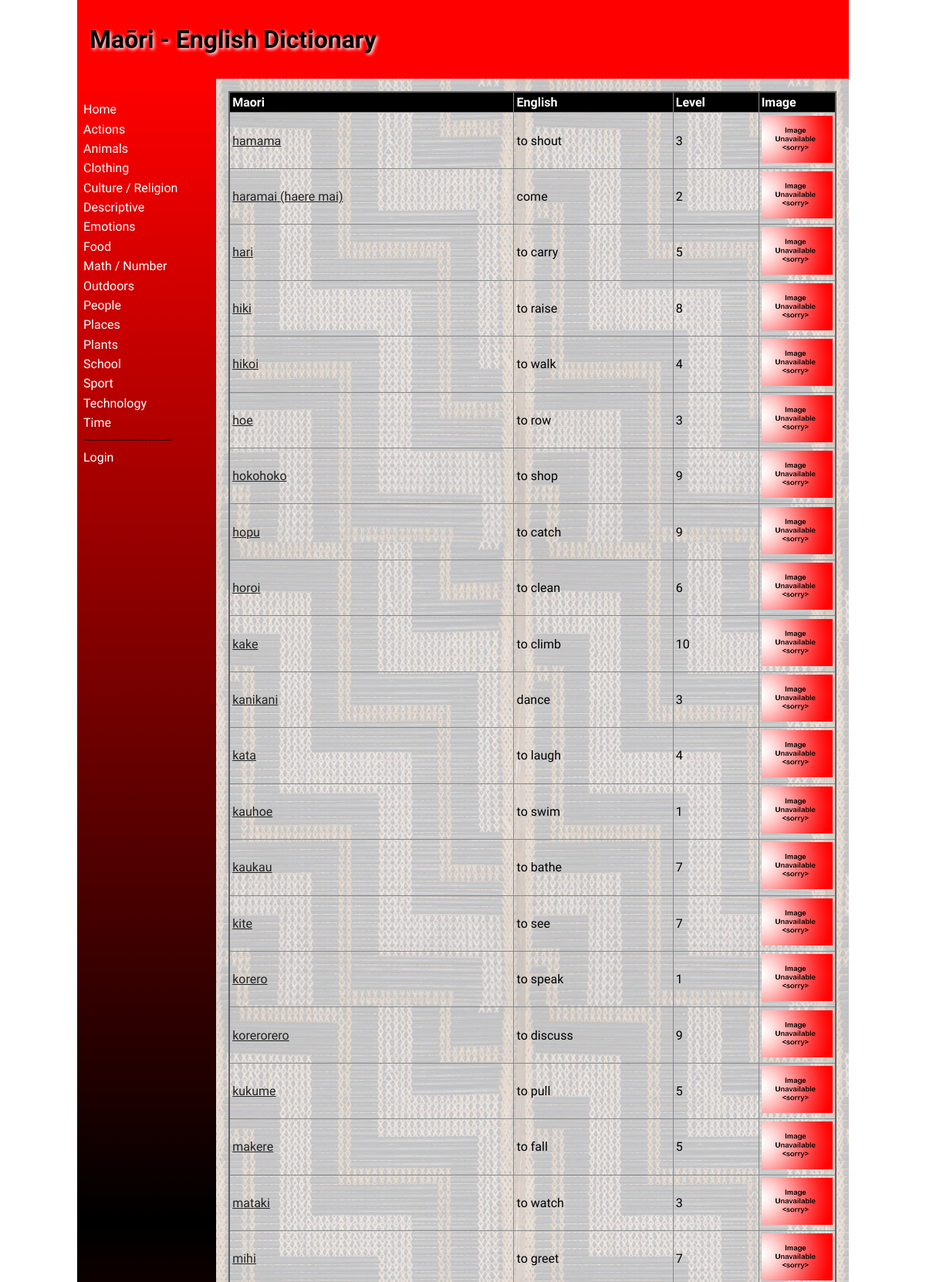
Page /category/1 (upper part) on the committed database.
### tables this page shows
CREATE TABLE categories
(
	id integer
		constraint categories_pk
			primary key autoincrement,
	name varchar(30)
);

CREATE TABLE "dictionary"
(
	id integer
		constraint dictionary_pk
			primary key autoincrement,
	maori_word varchar(30),
	definition varchar(50),
	level int,
	english_word varchar(30),
	image varchar(30),
	editor_id integer
		constraint dictionary_users_id_fk
			references users,
	editted varchar(30),
	cat_id integer
		references categories
			on update cascade on delete cascade
);

### app.py (the view)
@app.route('/category/<catID>')
def render_home1(catID):
    con = create_connection(DATABASE)
    query = "SELECT id, maori_word, english_word, image, level FROM dictionary WHERE cat_id=? ORDER BY maori_word ASC"
    cur = con.cursor()
    cur.execute(query, (catID, ))
    word_list = cur.fetchall()
    con.close()
    return render_template("category.html", logged_in=is_logged_in(), categories=get_categories(), words=word_list, teacher=is_teacher())

### app.py (called while the page is built)
def create_connection(db_file):
    try:
        connection = sqlite3.connect(db_file)
        return connection
    except Error as e:
        print(e)
    return None

def is_logged_in():
    if session.get("email") is None:
        print('Not Logged In')
        return False
    print('Logged In')
    return True

def is_teacher():
    if session.get("usertype") == "student":
        return False
    return True

def get_categories():
    con = create_connection(DATABASE)
    print(con)
    query = "SELECT id, name FROM categories ORDER BY name ASC"
    cur = con.cursor()
    cur.execute(query)
    category_list = cur.fetchall()
    con.close()
    return category_list

### templates/category.html (shortened to what this page needs)
{% extends 'base.html' %}
{% block heading %}Maōri - English Dictionary{% endblock %}
{% block main %}
<table>
    <tr>
        <th>Maori</th>
        <th>English</th>
        <th>Level</th>
        <th>Image</th>
    </tr>
    {% for word in words %}
    <tr>
        <td><a href="/word/{{ word[0] }}">{{ word[1] }}</a></td>
        <td>{{ word[2] }}</td>
        <td>{{ word[4] }}</td>
        <td width="100"><img src="/static/images/{{ word[3] }}"></td>
    </tr>
    {% endfor %}
</table>
{% endblock %}

### templates/base.html (shortened to what this page needs)
<!doctype html>
<html lang="en">
<head>
    <link href="{{ url_for('static', filename='css/style.css') }}" rel="stylesheet">
</head>
<body>
<div id="container">
    <header>
        <h1>{% block heading %}{% endblock %}</h1>
    </header>
    <nav>
        <ul>
            <li><a href="\">Home</a></li>
            {% for category in categories %}
            <li><a href="/category/{{category[0]}}">{{category[1]}}</a></li>
            {% endfor %}
            --------------------------
            {% if logged_in %}
            <li><a href="\logout">Logout</a></li>
            {% if teacher %}
            <li><a href="\addword">Add Word</a></li>
            {% endif %}
            {% else %}
            <li><a href="\login">Login</a></li>
        </ul>
        {% endif %}
    </nav>
    <main>
        {% block main%}{% endblock %}
    </main>
</div>
</body>
</html>

### static/css/style.css (style rules this page uses)
* { font-family: Comfortaa, sans-serif; margin: 0; padding: 0; box-sizing: border-box; }
#container { display: grid; grid-template-columns: 75px auto; grid-template-areas: 'nav header' 'main main' 'footer footer'; }
header { grid-area: header; background-color: #f00; padding: 1rem; }
nav { grid-area: nav; }
main { grid-area: main; padding: 1rem; background-color: #edd; }
h1, h2, h3, h4 { padding: 1rem 0; font-family: 'Suez One', serif; color: #000; text-shadow: 2px 2px 4px #fff; }
a { color: #222; }
img { width: 100%; }
table { width: 100%; border: 2px solid #666; border-collapse: collapse; }
th, td { border: 1px solid #888; padding: 0.2rem; text-align: left; }
th { background-color: #000; color: #fff; }
@media only screen and (min-width: 768px) { #container { grid-template-columns: 180px auto; grid-template-areas: 'header header' 'nav main' 'footer footer'; } }
@media only screen and (min-width: 768px) { nav { background: linear-gradient(180deg, rgba(255,0,0,1) 0%, rgba(0, 0, 0, 1) 50%, rgba(255,0,0,1) 100%); padding: 0.5rem; } }
@media only screen and (min-width: 768px) { nav ul { list-style: none; } }
@media only screen and (min-width: 768px) { nav li { padding: 0.2rem 0; } }
@media only screen and (min-width: 768px) { nav a { color: #fff; text-decoration: none; } }
@media only screen and (min-width: 768px) { main { background-image: url('/poutama.jpg'); } }
@media only screen and (min-width: 1000px) { #container { width: 1000px; margin: auto; } }

### rows in the picture
categories: name "Actions"
categories: name "Animals"
categories: name "Clothing"
categories: name "Culture / Religion"
categories: name "Descriptive"
categories: name "Emotions"
categories: name "Food"
categories: name "Math / Number"
categories: name "Outdoors"
categories: name "People"
categories: name "Places"
categories: name "Plants"
categories: name "School"
categories: name "Sport"
categories: name "Technology"
categories: name "Time"
dictionary: maori_word "hamama", english_word "to shout", level "3", image (placeholder picture)
dictionary: maori_word "haramai (haere mai)", english_word "come", level "2", image (placeholder picture)
dictionary: maori_word "hari", english_word "to carry", level "5", image (placeholder picture)
dictionary: maori_word "hiki", english_word "to raise", level "8", image (placeholder picture)
dictionary: maori_word "hikoi", english_word "to walk", level "4", image (placeholder picture)
dictionary: maori_word "hoe", english_word "to row", level "3", image (placeholder picture)
dictionary: maori_word "hokohoko", english_word "to shop", level "9", image (placeholder picture)
dictionary: maori_word "hopu", english_word "to catch", level "9", image (placeholder picture)
dictionary: maori_word "horoi", english_word "to clean", level "6", image (placeholder picture)
dictionary: maori_word "kake", english_word "to climb", level "10", image (placeholder picture)
dictionary: maori_word "kanikani", english_word "dance", level "3", image (placeholder picture)
dictionary: maori_word "kata", english_word "to laugh", level "4", image (placeholder picture)
dictionary: maori_word "kauhoe", english_word "to swim", level "1", image (placeholder picture)
dictionary: maori_word "kaukau", english_word "to bathe", level "7", image (placeholder picture)
dictionary: maori_word "kite", english_word "to see", level "7", image (placeholder picture)
dictionary: maori_word "korero", english_word "to speak", level "1", image (placeholder picture)
dictionary: maori_word "korerorero", english_word "to discuss", level "9", image (placeholder picture)
dictionary: maori_word "kukume", english_word "to pull", level "5", image (placeholder picture)
dictionary: maori_word "makere", english_word "to fall", level "5", image (placeholder picture)
dictionary: maori_word "mataki", english_word "to watch", level "3", image (placeholder picture)
dictionary: maori_word "mihi", english_word "to greet", level "7", image (placeholder picture)
